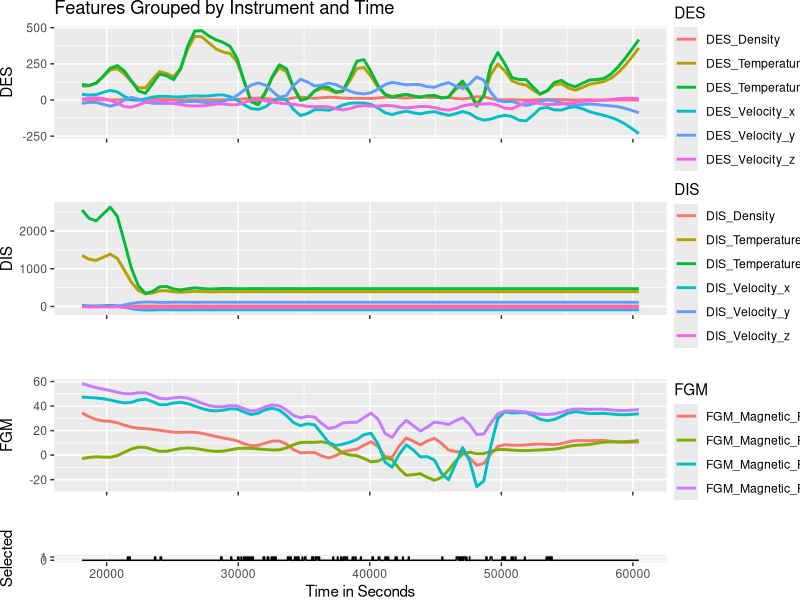
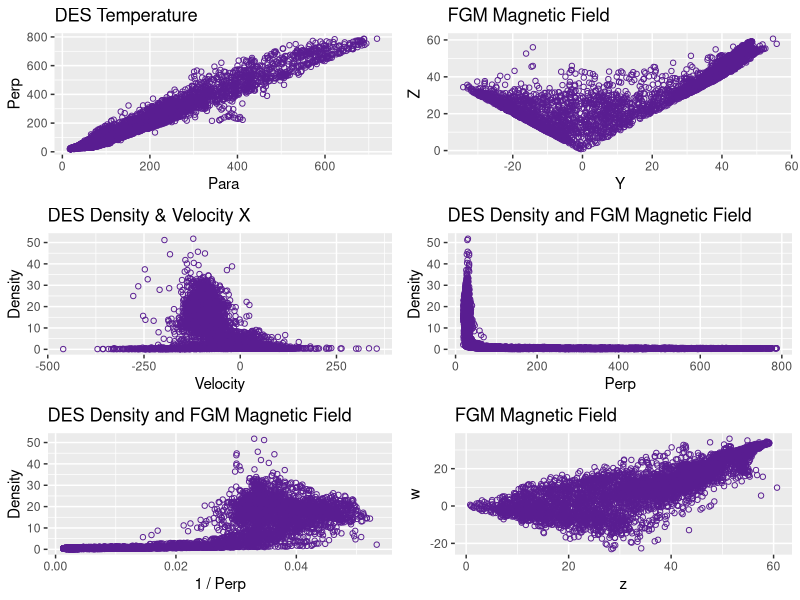
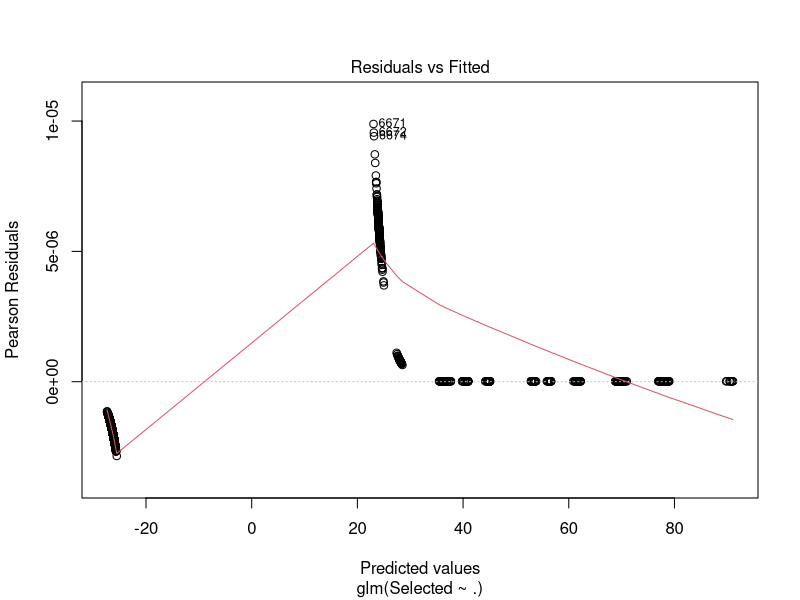
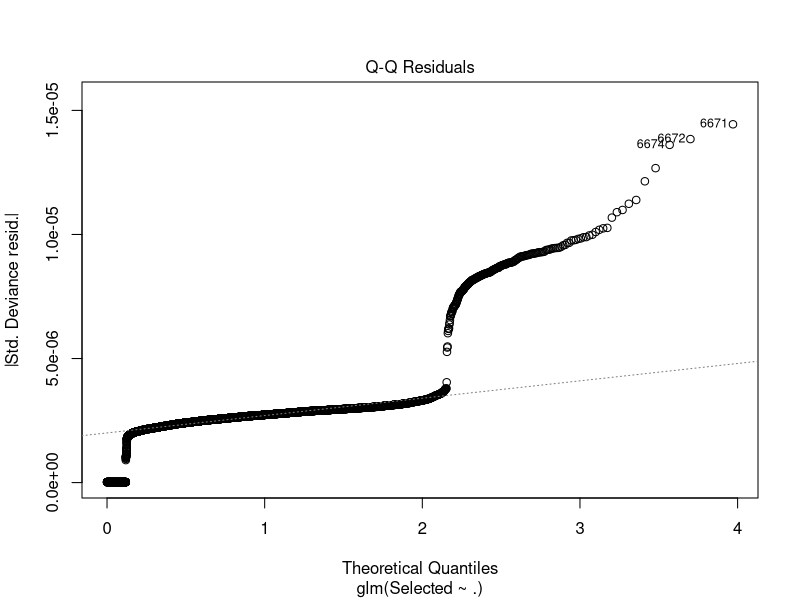
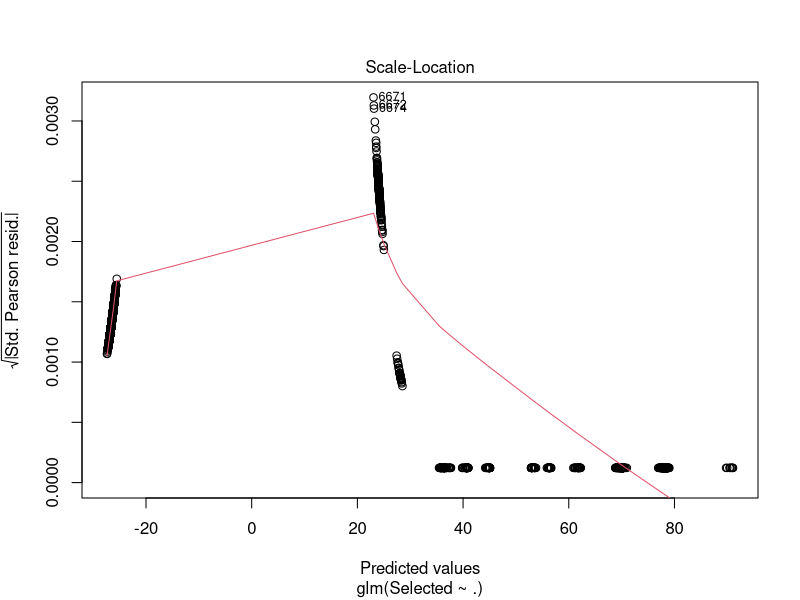
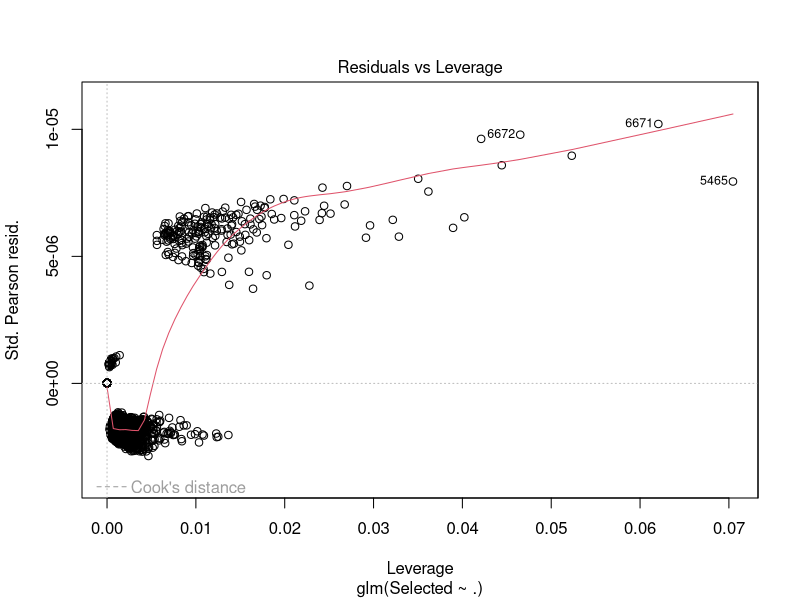
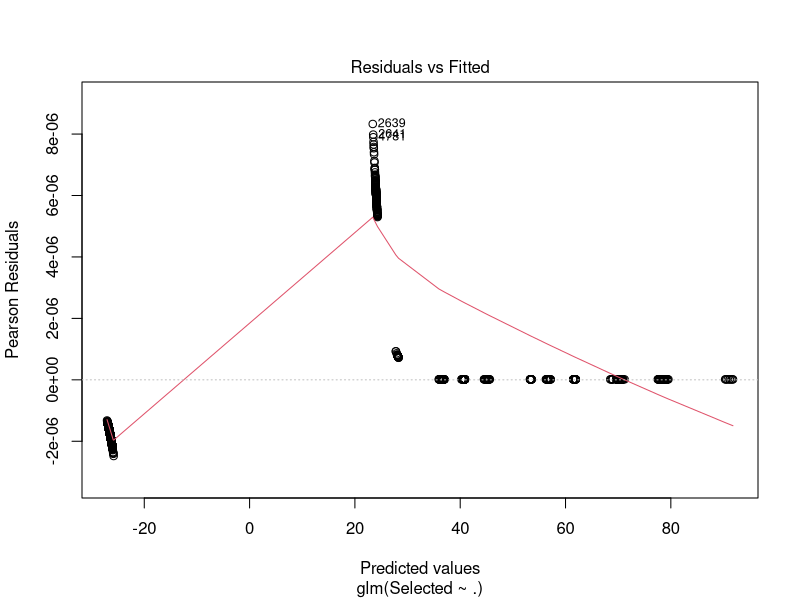
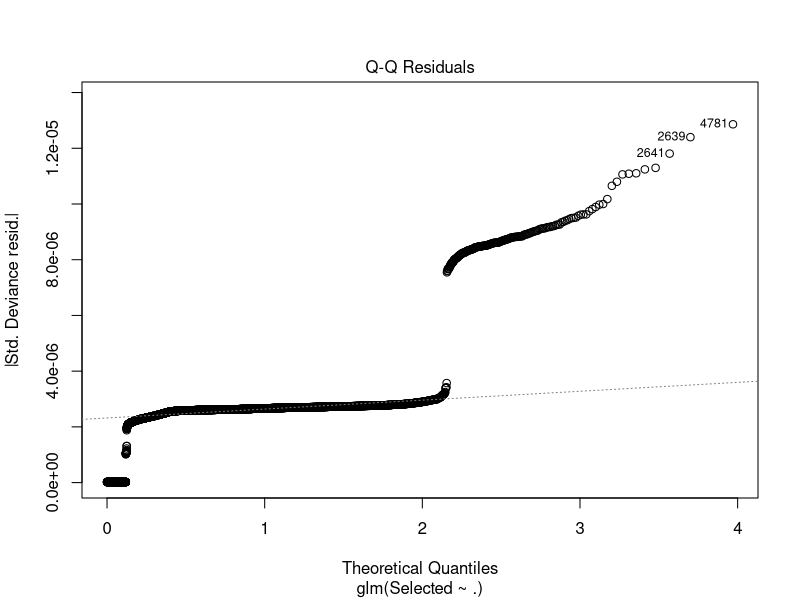

Recreate these plots in R, in order.
## ---- chunk 1
knitr::opts_chunk$set(echo = FALSE)

#library(stringr)
#library(lubridate)

data <- na.omit(read.csv("mms_20151016.csv"))
sitl <- read.csv("sitl_20151016.csv")

# omit first X column
data <- data[,-1]

# Rectifying date/times
sitl$Start = stringr::str_replace_all(sitl$Start, "([T])", " ")
sitl$End = stringr::str_replace_all(sitl$End, "([T])", " ")

sitl$Start <- lubridate::hour(sitl$Start)*3600 + lubridate::minute(sitl$Start)*60 + lubridate::second(sitl$Start)
sitl$End <- lubridate::hour(sitl$End)*3600 + lubridate::minute(sitl$End)*60 + lubridate::second(sitl$End)
data$Time <- lubridate::hour(data$Time)*3600 + lubridate::minute(data$Time)*60 + lubridate::second(data$Time)
data[,"Priority"] <- 0
data[,"Selected"] <- 0

# populate Y in data
for(i in 1:nrow(sitl)){
  for(x in 1:nrow(data)){
    if(data$Time[x] >= sitl$Start[i]){
      if(data$Time[x] <= sitl$End[i]){
        data$Priority[x] <- sitl$Priority[i]
        data$Selected[x] <- 1
      }
    }
  }
}

# split data
train.size <- floor(0.75 * nrow(data))
set.seed(0)
train.select <- sample(seq_len(nrow(data)), size = train.size)
train <- data[train.select, ]
test <- data[-train.select, ]

# order values by time
train <- train[order(train$Time),]
## ---- chunk 2
library(ggplot2)
library(splines)

DES <- reshape::melt(data.frame(train[, 1:6], Time = train$Time), id = 'Time')
DIS <- reshape::melt(data.frame(train[, 7:12], Time = train$Time), id = 'Time')
FGM <- reshape::melt(data.frame(train[, 13:16], Time = train$Time), id = 'Time')
SEL <- data.frame(X = train$Time, Y = train$Selected)

remove_axis <- theme(axis.title.x=element_blank(), axis.text.x=element_blank(), axis.line.x = element_blank())
remove_legend <- theme(legend.position='none')
theme_set(theme_grey() + theme(legend.justification = "left", plot.margin = margin(0, 0, 0, 0)))

spDES <- ggplot(DES, aes(x = Time, y = value, color = variable)) + geom_smooth(method = "lm", formula = y ~ ns(x, df = 36), se = FALSE) + remove_axis + 
  ylab("DES") + guides(color = guide_legend(title = "DES")) + labs(title = "Features Grouped by Instrument and Time")
spDIS <- ggplot(DIS, aes(x = Time, y = value, color = variable)) + geom_smooth(method = "lm", formula = y ~ ns(x, df = 36), se = FALSE) + remove_axis + 
  ylab("DIS") + guides(color = guide_legend(title = "DIS")) + theme(plot.title = element_blank())
spFGM <- ggplot(FGM, aes(x = Time, y = value, color = variable)) + geom_smooth(method = "lm", formula = y ~ ns(x, df = 36), se = FALSE) + remove_axis + 
  ylab("FGM") + guides(color = guide_legend(title = "FGM"))
pSEL <- ggplot(SEL, aes(x = X, y = Y)) + geom_line() + xlab("Time in Seconds")+ scale_y_discrete(name = "Selected", limits = c(0, 1))

lDES <- cowplot::get_legend(spDES)
lDIS <- cowplot::get_legend(spDIS)
lFGM <- cowplot::get_legend(spFGM)

cowplot::plot_grid(
  cowplot::plot_grid(spDES + remove_legend, spDIS + remove_legend, spFGM + remove_legend, pSEL, align = "hv", ncol = 1, rel_heights = c(1, 1, 1, 0.4)),
  cowplot::plot_grid(lDES, lDIS, lFGM, NULL, ncol = 1, rel_heights = c(1, 1, 1, 0.4)),
  rel_widths = c(5, 1)
)
## ---- chunk 3
cowplot::plot_grid(
  ggplot(data.frame(Para = train[,2], Perp = train[,3]), aes(x = Para, y = Perp)) + geom_point(colour = "#591d91", shape = 1) + theme_grey() + labs(title = "DES Temperature"),
  ggplot(data.frame(Y = train[,15], Z = train[,16]), aes(x = Y, y = Z, color = "#8f8699")) + geom_point(colour = "#591d91", shape = 1) + theme_grey() + labs(title = "FGM Magnetic Field"),
  ggplot(data.frame(Density = train[,1], Velocity = train[,4]), aes(y = Density, x = Velocity)) + geom_point(colour = "#591d91", shape = 1) + theme_grey() + 
    labs(title = "DES Density & Velocity X"),
  ggplot(data.frame(Density = train[,1], Perp = train[,3]), aes(y = Density, x = Perp, color = "#8f8699")) + geom_point(colour = "#591d91", shape = 1) + theme_grey() + 
    labs(title = "DES Density and FGM Magnetic Field"),
  ggplot(data.frame(Density = train[,1], Perp = ( 1 / train[,3] )), aes(y = Density, x = Perp, color = "#8f8699")) + geom_point(colour = "#591d91", shape = 1) + theme_grey() + 
    labs(title = "DES Density and FGM Magnetic Field") + xlab("1 / Perp"),
  ggplot(data.frame(w = train[,13], z = train[,16]), aes(y = w, x = z, color = "#8f8699")) + geom_point(colour = "#591d91", shape = 1) + theme_grey() + 
    labs(title = "FGM Magnetic Field"),
  ncol = 2
)
## ---- chunk 4
series <- function(x) {
  scols <- function(x, pre) {
    n <- length(x)[1]
    tmp <- data.frame(x[5:(n-0)], x[4:(n-1)], x[3:(n-2)], x[2:(n-3)], x[1:(n-4)])
    colnames(tmp) <- c(paste(pre, "1"), paste(pre, "2"), paste(pre, "3"), paste(pre, "4"), paste(pre, "5"))
    tmp
  }
  names <- colnames(x)
  out <- data.frame(scols(x[, 1], names[1]))
  for(i in length(x) -1){
    tmp <- scols(x[, i + 1], names[i + 1])
    out <- data.frame(out, tmp)
  }
  out
}
## ---- chunk 5
library(MASS)
log <- glm(Selected ~ . , data = train[,c(1:6, 13:15, 18:19)], family = binomial)
probs <- predict(log, test[,c(1:6, 13:15, 18:19)], type = "response")
plot(log)

timeseries <- glm(Selected ~ ., data = data.frame(train[3:(dim(train)[1] - 2), 18:19], series(train[,c(1:6, 13:15)])), family = binomial)
plot(timeseries)
summary(timeseries)
